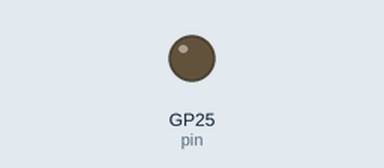
Simulated run of this program. Board: Raspberry Pi Pico running MicroPython. Shown: output pins drawn as LEDs (lit = HIGH). What the program prints to the serial console is not drawn.

Above: at 1.0 s.
At 3.0 s:
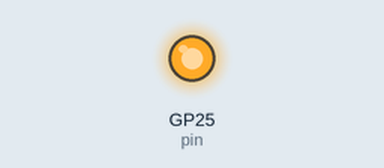
Timing chart, 0 to 5.2 s (numbered marks = the images above):
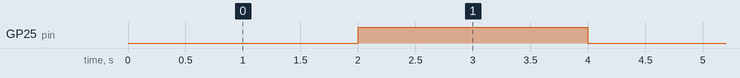

Measured:
- by itself, GP25 (pin): alternates HIGH for 2.0 s and LOW for 2.0 s

The program:

blink.py
```python
from machine import Pin
from utime import sleep
from machine import Timer

pin = Pin("LED", Pin.OUT)

def mycallback(t):
    pin.toggle()

tim = Timer(-1)
tim.init(period=2000, mode=Timer.PERIODIC, callback=mycallback)


print("LED starts flashing...")
while True:
    try:
        sleep(1) # sleep 1sec
    except KeyboardInterrupt:
        break
pin.off()
print("Finished.")
```
